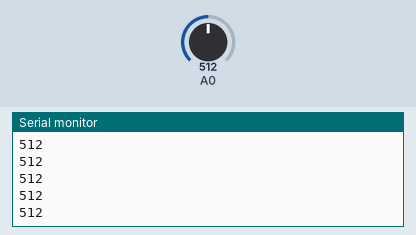
Recording of a sketch running on a simulated Arduino Uno, built with avr-gcc and run on an emulated ATmega328P. On the bench: the last lines printed to the serial monitor. The inputs (shaded band) are chosen by the test bench; at power-on: A0 = 512.

Above: at 1.2 s.
1.3 s: A0 set to 716
At 2.1 s:
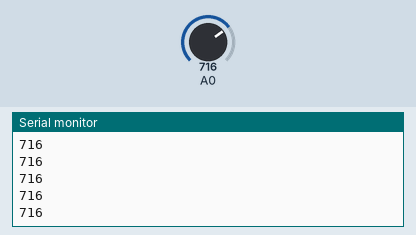
2.8 s: A0 set to 900
At 3.5 s:
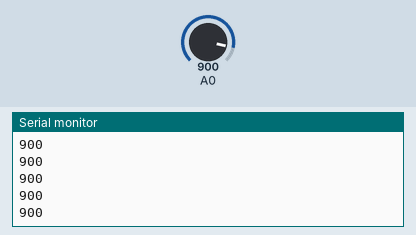
Timing chart, 0 to 5.8 s (numbered marks = the images above; inputs shaded):
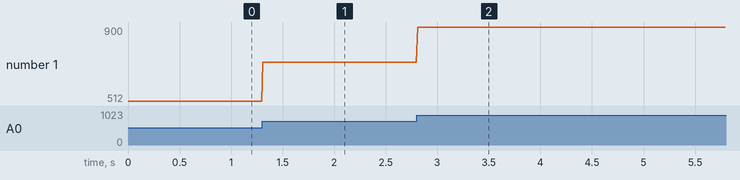

The sketch:

mic-level-serial.ino
```cpp
void setup() {
  // Start the serial communication at 9600 baud rate
  Serial.begin(9600);
}

void loop() {
  // Read the raw analog value from the microphone
  int micValue = analogRead(A0);

  // Send the value to the computer
  Serial.println(micValue);

  // A tiny delay to keep the graph readable
  delay(10);
}
```

Measured:
- after the input at 1.3 s, the serial monitor: prints a new line at once (image 1)
- after the input at 2.8 s, the serial monitor: prints a new line at once (image 2)
- plotted number 1: 512 → 716 after the input at 1.3 s, 716 → 900 after the input at 2.8 s
